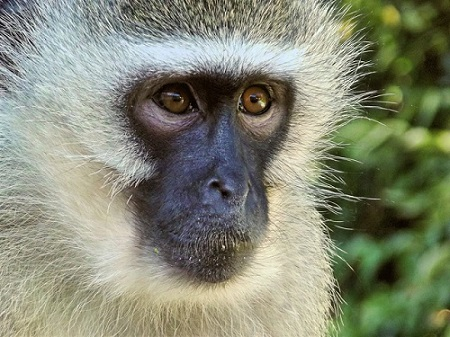
#> input picture Ch2/monkey.jpg, 450 x 337 px
$ python Ch2_08.py
#> lines starting #> are read from the running program, lines starting #| are printed output that depends on the picture
import numpy as np
import cv2
image = cv2.imread("monkey.jpg")
#> image is the input picture: shape (337, 450, 3); mean B, G, R 116.5, 136.5, 132.4
blur = cv2.GaussianBlur(image, (5,55),0)
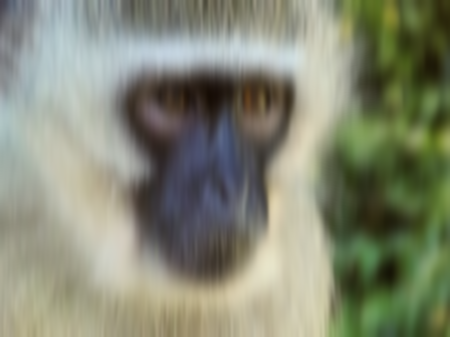
#> blur: shape (337, 450, 3); mean B, G, R 116.5, 136.5, 132.4
kernel = np.ones((5,5),'uint8')
dilate = cv2.dilate(image,kernel,iterations=1)
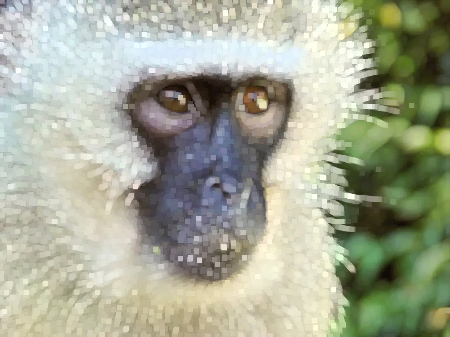
#> dilate: shape (337, 450, 3); mean B, G, R 148.9, 169, 164.6
erode = cv2.erode(image,kernel,iterations=1)
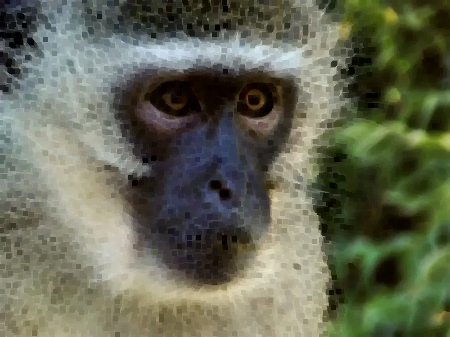
#> erode: shape (337, 450, 3); mean B, G, R 85, 104.4, 100.8
img=np.concatenate((blur,dilate,erode),axis=1)
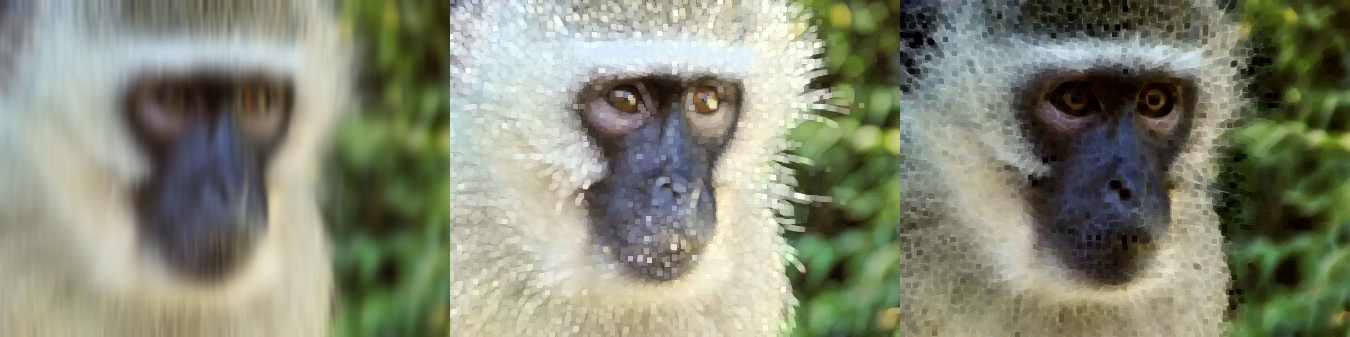
#> img: shape (337, 1350, 3); mean B, G, R 116.8, 136.6, 132.6
cv2.imshow("img",img)
cv2.waitKey(0)
cv2.destroyAllWindows()

$ run again, with Ch2/panda.jpg copied over Ch2/monkey.jpg
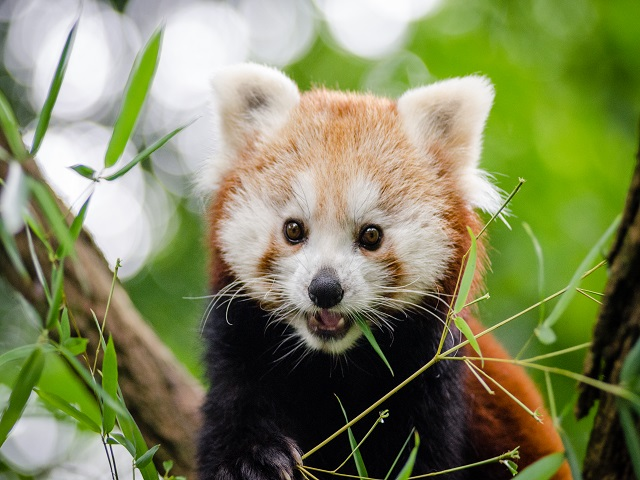
#> input picture Ch2/panda.jpg, 640 x 480 px
#> image is the input picture: shape (480, 640, 3); mean B, G, R 92.3, 134.4, 128.3
#> `dilate = cv2.dilate(image,kernel,iterations=1)`:
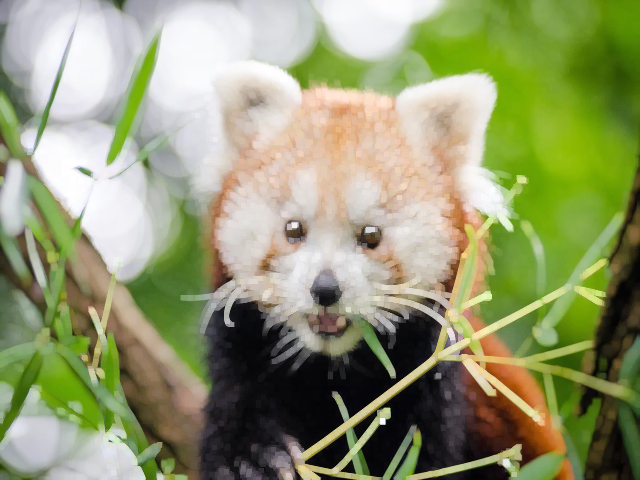
#> dilate: shape (480, 640, 3); mean B, G, R 112.7, 152.8, 146.9
#> `img=np.concatenate((blur,dilate,erode),axis=1)`:
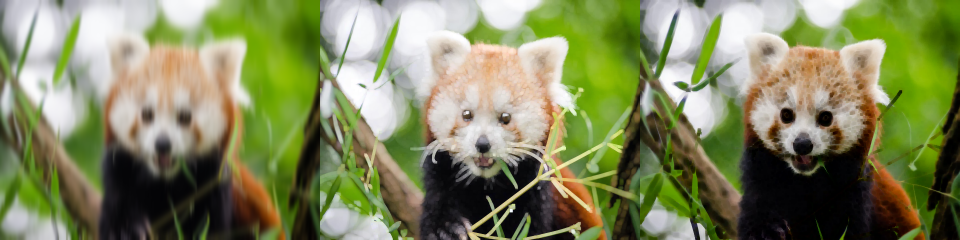
#> img: shape (480, 1920, 3) (shown at 1/2 size); mean B, G, R 93.1, 134.9, 128.9
